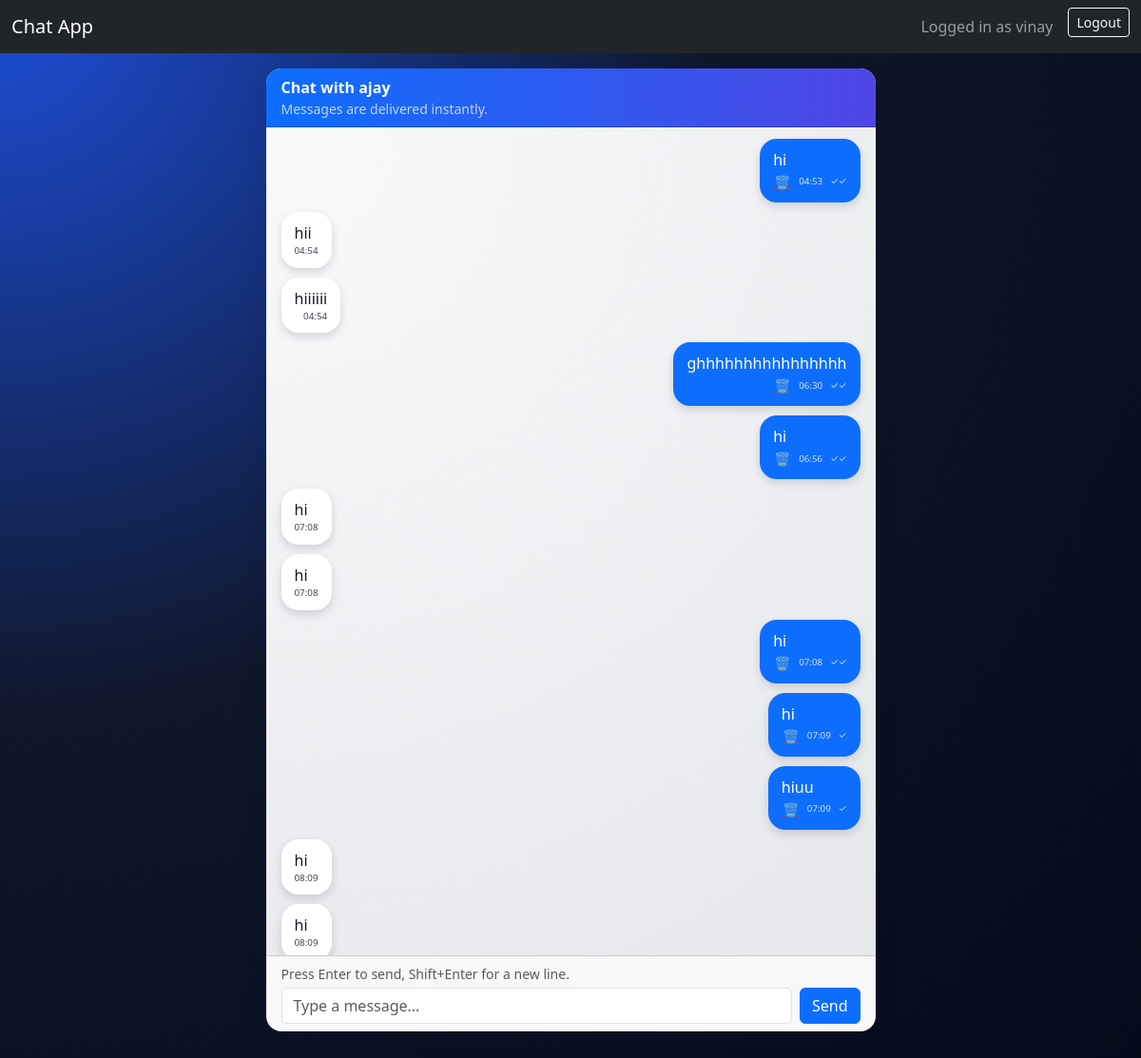
Page /u/ajay/ (signed in) on the committed database.
### accounts/models.py (models this page shows, shortened)
class User(AbstractUser):
    email = models.EmailField(unique=True)
    is_online = models.BooleanField(default=False)
    last_seen = models.DateTimeField(default=timezone.now)

### chat/models.py (models this page shows, shortened)
class Message(models.Model):
    sender = models.ForeignKey(
        User, on_delete=models.CASCADE, related_name="sent_messages"
    )
    receiver = models.ForeignKey(
        User, on_delete=models.CASCADE, related_name="received_messages"
    )
    message = models.TextField()
    timestamp = models.DateTimeField(auto_now_add=True)
    is_read = models.BooleanField(default=False)
    class Meta:
        ordering = ["timestamp"]

### chat/views.py (the view)
# urls.py: path("u/<str:username>/", views.chat_view, name="chat"),
@login_required
def chat_view(request, username):
    other_user = get_object_or_404(User, username=username)
    user = request.user
    messages_qs = Message.objects.filter(
        Q(sender=user, receiver=other_user) | Q(sender=other_user, receiver=user)
    ).order_by("timestamp")
    Message.objects.filter(sender=other_user, receiver=user, is_read=False).update(
        is_read=True, timestamp=timezone.now()
    )
    return render(
        request,
        "chat.html",
        {
            "other_user": other_user,
            "messages": messages_qs,
        },
    )

### templates/chat.html (shortened to what this page needs)
{% extends "base.html" %}
{% load static %}
{% block content %}
<div class="row justify-content-center">
    <div class="col-md-8 col-lg-7">
        <div class="card chat-card">
            <div class="card-header d-flex justify-content-between align-items-center">
                <div>
                    <div class="fw-semibold">Chat with {{ other_user.username }}</div>
                    <div class="small text-light opacity-75">
                        Messages are delivered instantly.
                    </div>
                </div>
            </div>
            <div class="card-body chat-log">
                <div id="chat-log">
                {% for msg in messages %}
                    <div class="message-row {% if msg.sender == request.user %}sent{% else %}received{% endif %}">
                        <div class="message-bubble">
                            <div class="message-text">{{ msg.message }}</div>
                            <div class="message-meta d-flex align-items-center justify-content-end gap-1">
                                {% if msg.sender == request.user %}
                                    <form method="post"
                                          action="{% url 'chat:message_delete' msg.id %}"
                                          style="display:inline;">
                                        <button type="submit"
                                                class="btn btn-sm btn-link text-danger p-0 me-1">
                                            🗑
                                        </button>
                                    </form>
                                {% endif %}
                                <small>{{ msg.timestamp|date:"H:i" }}</small>
                                {% if msg.sender == request.user %}
                                    <small class="ms-1">
                                        {% if msg.is_read %}✓✓{% else %}✓{% endif %}
                                    </small>
                                {% endif %}
                            </div>
                        </div>
                    </div>
                {% endfor %}
                </div>
            </div>
            <div class="card-footer">
                <div class="small text-muted mb-1">
                    Press Enter to send, Shift+Enter for a new line.
                </div>
                <form id="chat-form">
                    <div class="d-flex align-items-end gap-2">
                        <textarea id="chat-message-input"
                                  class="form-control"
                                  rows="1"
                                  style="resize: none;"
                                  autocomplete="off"
                                  placeholder="Type a message..."></textarea>
                        <button class="btn btn-primary"
                                id="chat-message-submit"
                                type="submit">
                            Send
                        </button>
                    </div>
                </form>
            </div>
        </div>
    </div>
</div>
{% endblock %}

### templates/base.html (shortened to what this page needs)
<!DOCTYPE html>
{% load static %}
<html lang="en">
<head>
    <link href="https://cdn.jsdelivr.net/npm/bootstrap@5.3.3/dist/css/bootstrap.min.css" rel="stylesheet">
    <link rel="stylesheet" href="{% static 'css/style.css' %}">
</head>
<body class="app-body">
<nav class="navbar navbar-expand-lg navbar-dark bg-dark mb-3">
    <div class="container-fluid">
        <a class="navbar-brand" href="{% url 'chat:user_list' %}">Chat App</a>
        <div class="d-flex">
            {% if user.is_authenticated %}
                <span class="navbar-text me-3">Logged in as {{ user.username }}</span>
                <form method="post" action="{% url 'accounts:logout' %}" class="d-inline">
                    <button type="submit" class="btn btn-outline-light btn-sm">Logout</button>
                </form>
            {% else %}
                <a class="btn btn-outline-light btn-sm me-2" href="{% url 'accounts:login' %}">Login</a>
                <a class="btn btn-outline-light btn-sm" href="{% url 'accounts:register' %}">Register</a>
            {% endif %}
        </div>
    </div>
</nav>
<div class="container app-main-container">
    {% block content %}{% endblock %}
</div>
</body>
</html>

### static/css/style.css (style rules this page uses)
.app-body { min-height: 100vh; background: radial-gradient(circle at top left, #1d4ed8 0, #0f172a 40%, #020617 100%); color: #e5e7eb; }
.app-main-container { padding-bottom: 40px; }
.chat-card { max-height: 80vh; border-radius: 1rem; box-shadow: 0 10px 25px rgba(15, 23, 42, 0.12); border: none; }
.chat-card .card-header { background: linear-gradient(90deg, #0d6efd, #4f46e5); color: #fff; border-top-left-radius: 1rem; border-top-right-radius: 1rem; }
.chat-log { height: 60vh; overflow-y: auto; background: radial-gradient(circle at top left, #f9fafb, #e5e7eb); padding: 12px 16px; }
.message-row { display: flex; margin-bottom: 10px; }
.message-row.sent { justify-content: flex-end; }
.message-row.received { justify-content: flex-start; }
.message-bubble { max-width: 75%; padding: 10px 14px; border-radius: 18px; background-color: #0d6efd; color: #fff; box-shadow: 0 4px 10px rgba(15, 23, 42, 0.15); }
.message-row.received .message-bubble { background-color: #ffffff; color: #111827; }
.message-text { white-space: pre-wrap; }
.message-meta { font-size: 0.7rem; text-align: right; opacity: 0.8; }

### rows in the picture
User: username "vinay"
User: username "ajay"
Message: message "hi", timestamp "04:53"
Message: message "hii", timestamp "04:54"
Message: message "hiiiiii", timestamp "04:54"
Message: message "ghhhhhhhhhhhhhhhh", timestamp "06:30"
Message: message "hi", timestamp "06:56"
Message: message "hi", timestamp "07:08"
Message: message "hi", timestamp "07:08"
Message: message "hi", timestamp "07:08"
Message: message "hi", timestamp "07:09"
Message: message "hiuu", timestamp "07:09"
Message: message "hi", timestamp "08:09"
Message: message "hi", timestamp "08:09"
